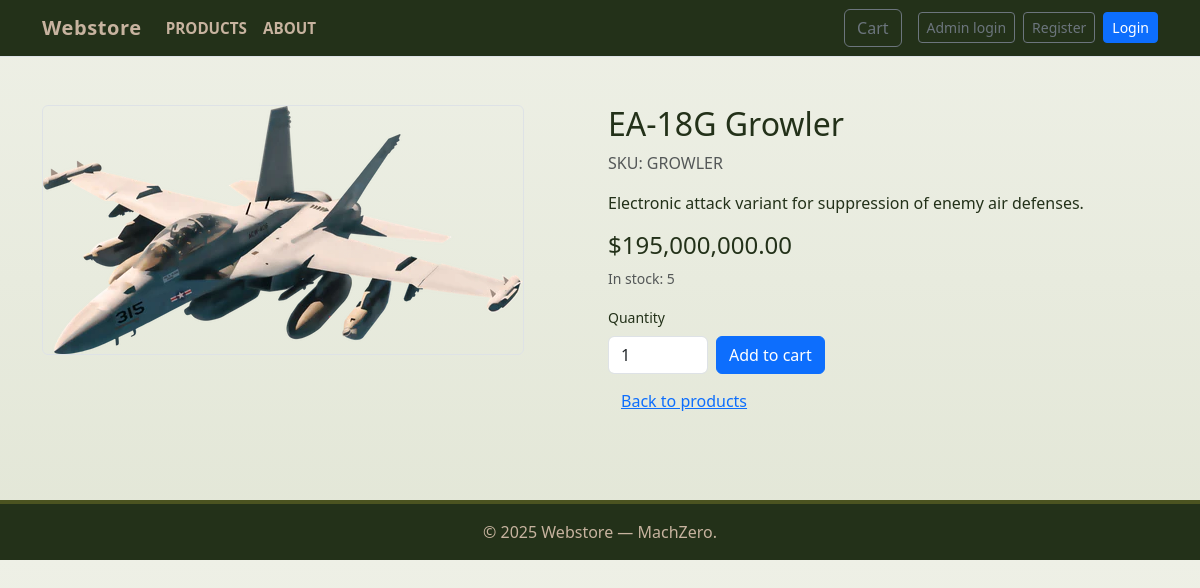
/product/GROWLER, run on the app's committed database.
### tables this page shows
CREATE TABLE products (
        id INTEGER PRIMARY KEY,
        sku TEXT UNIQUE NOT NULL,
        name TEXT NOT NULL,
        description TEXT,
        price REAL NOT NULL,
        image TEXT,
        created_at TEXT NOT NULL
    , stock INTEGER NOT NULL DEFAULT 0);

### app.py (the view)
@app.route("/product/<sku>")
def product_detail(sku):
    db = get_db()
    sku_upper = sku.upper()
    p = db.execute("SELECT id, sku, name, description, price, image, stock FROM products WHERE sku = ?", (sku_upper,)).fetchone()
    if not p:
        return redirect(url_for("products"))
    return render_template("product_detail.html", product=dict(p))

### app.py (called while the page is built, shortened)
def get_db():
    if 'db' not in g:
        conn = sqlite3.connect(DB_PATH)
        conn.row_factory = sqlite3.Row
        conn.execute("PRAGMA foreign_keys = ON;")
        g.db = conn
    return g.db

@app.context_processor
def inject_cart_count():
    cart = session.get("cart", {}) if session is not None else {}
    try:
        count = sum(int(v) for v in cart.values()) if cart else 0
    except Exception:
        count = 0
    return {"cart_count": count}

@app.before_request
def enforce_session_timeout():
    if request.path.startswith(("/static", "/sw.js", "/favicon.ico", "/admin/debug", "/admin/uploads")):
        return
    now_ts = datetime.now(timezone.utc).timestamp()
    last = session.get("last_active")
    timeout_secs = SESSION_TIMEOUT_MINUTES * 60
    created = session.get("created_at")
    if session.get("customer_id") or session.get("is_admin"):
        session["last_active"] = now_ts
        if "created_at" not in session:
            session["created_at"] = now_ts

### templates/product_detail.html (shortened to what this page needs)
<!doctype html>
<html lang="en">
<head>
  <link href="https://cdn.jsdelivr.net/npm/bootstrap@5.3.0/dist/css/bootstrap.min.css" rel="stylesheet">
  <link rel="stylesheet" href="{{ url_for('static', filename='css/styles.css') }}">
</head>
<body>
  {% include 'navbar.html' %}
  <main class="container py-5">
    <div class="row g-3">
      <div class="col-md-6">
        <img src="{{ url_for('static', filename=product.image) }}" alt="{{ product.name }}" class="img-fluid border rounded">
      </div>
      <div class="col-md-6">
        <h2>{{ product.name }}</h2>
        <p class="text-muted">SKU: {{ product.sku }}</p>
        <p>{{ product.description }}</p>
        <h4 class="mt-3">${{ "{:,.2f}".format(product.price) }}</h4>
        <p class="small text-muted">In stock: {{ product.stock }}</p>
        <form method="post" action="{{ url_for('cart_add') }}" class="row g-2">
          <div class="col-auto">
            <label class="form-label small">Quantity</label>
            <input type="number" name="qty" value="1" min="1" max="{{ product.stock }}" class="form-control" style="width:100px">
          </div>
          <div class="col-auto align-self-end">
            <button class="btn btn-primary" type="submit" {% if product.stock <= 0 %}disabled{% endif %}>Add to cart</button>
          </div>
          <div class="col-12 mt-2">
            <a href="{{ url_for('products') }}" class="btn btn-link">Back to products</a>
          </div>
        </form>
      </div>
    </div>
  </main>
</body>
<footer>
  <div class="container">
    &copy; {{ 2025 }} Webstore — MachZero.
  </div>
</footer>
</html>

### static/css/styles.css (style rules this page uses)
:root { --olive: #4b5320; --army-dark: #233119; --khaki: #c7b39f; --sand: #e6dcc8; --accent: #8b1f1f; --white: #ffffff; --navy: #001a66; }
body { background: linear-gradient(180deg, #eef0e6 0%, #e2e6d6 100%); color: var(--army-dark); font-family: "Segoe UI", Roboto, "Helvetica Neue", Arial, sans-serif; margin: 0; }
body { transition: opacity 320ms ease-in-out; will-change: opacity; }
footer { background: var(--army-dark); color: var(--khaki); border-top: 4px solid var(--olive); padding: 1rem 0; margin-top: 2rem; text-align: center; }

### data on the page
products: image (picture), name "EA-18G Growler", sku "GROWLER", description "Electronic attack variant for suppression of enemy air defenses.", price "195,000,000.00", stock "5"

### other printed values
{{ 2025 }} "2025"
